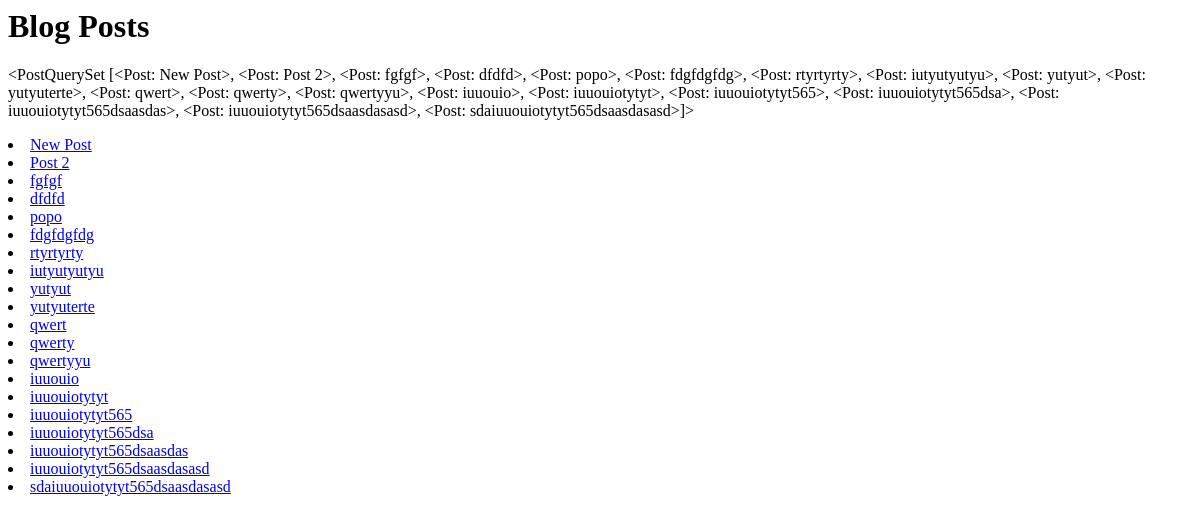
Before: /blog/posts/ (signed in) with the older database file.
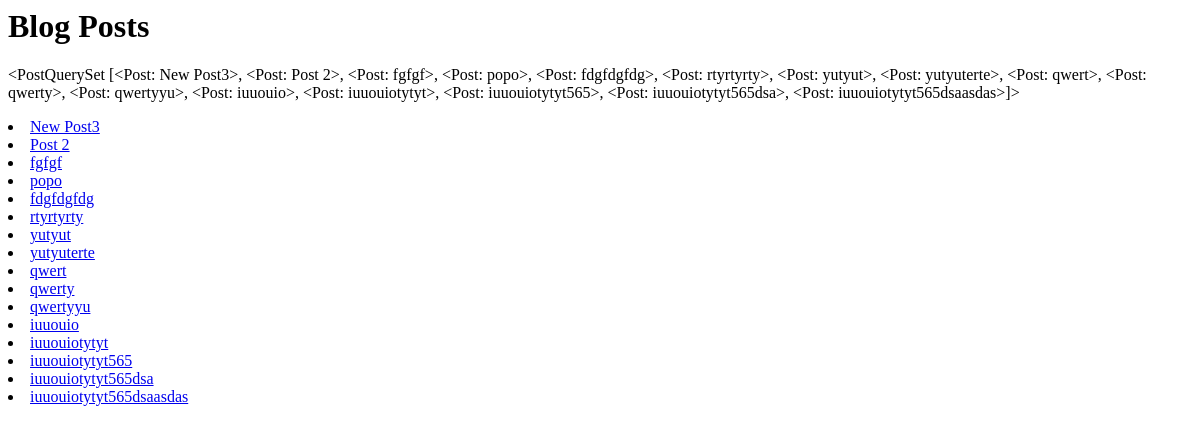
After: the same page with the newer database file.
### blog/models.py (models this page shows, shortened)
class Post(models.Model):
    id              = models.BigAutoField(primary_key=True)
    active          = models.BooleanField(default=True) #empty in the database
    title           = models.CharField(
                            max_length=240,
                            verbose_name='Post title',
                            unique=True,
                            error_messages={
                                "unique": "This title is not unique, please try again.",
                                "blank": "This field is not full, please try again."
                            },
                            help_text='Must be a unique title.')
    slug            = models.SlugField(null=True, blank=True)
    content         = models.TextField(null=True, blank=True)
    publish         = models.CharField(max_length=120, choices=PUBLISH_CHOICES, default='draft')
    view_count      = models.IntegerField(default=0)
    publish_date    = models.DateField(auto_now=False, auto_now_add=False, default=timezone.now)
    author_email    = models.EmailField(max_length=240, null=True, blank=True)
    updated         = models.DateTimeField(auto_now=True)
    timestamp       = models.DateTimeField(auto_now_add=True)
    objects = PostManager()
    other = PostManager()
    class Meta:
        verbose_name = 'Post'
        verbose_name_plural = 'Posts'
    def __str__(self): #python 3
        return smart_text(self.title)

### blog/views.py (the view)
# urls.py: path('posts/', post_list_view, name='post-list-view'),
@login_required(login_url='/login/')
def post_list_view(request):
    qs = Post.objects.all()
    print(qs)
    context = {
        'object_list': qs
    }
    if request.user.is_authenticated:
        template = 'blog/list_view.html'
        context = {
            'object_list': qs,
        }
    else:
        template = 'blog/list_view_public.html'
        raise Http404
    return render(request, template, context)

### blog/models.py (called while the page is built)
    def active(self):
        return self.filter(active=True)

    def get_queryset(self):
        return PostQuerySet(self.model, using=self._db)

    def all(self, *args, **kwargs):
        qs = self.get_queryset().active()
        return qs

### blog/templates/blog/list_view.html (shortened to what this page needs)
<h1>Blog Posts</h1>
<p>{{object_list}}</p>
{% for object in object_list %}
<li>
    <a href='/blog/{{object.id}}/'>{{object.title}}</a>
</li>
{% endfor %}

Changed rows visible on the page:
removed Post: title "dfdfd"
removed Post: title "iutyutyutyu"
removed Post: title "iuuouiotytyt565dsaasdasasd"
removed Post: title "sdaiuuouiotytyt565dsaasdasasd"
changed Post: title.title "<PostQuerySet [<Post: New Post>, <Post: Post 2>, <Post: fgfgf>, <Post: dfdfd>, <Post: popo>, <Post: fdgfdgfdg>, <Post: rtyrtyrty>, <Post: iutyutyutyu>, <Post: yutyut>, <Post: yutyuterte>, <Post: qwert>, <Post: qwerty>, <Post: qwertyyu>, <Post: iuuouio>, <Post: iuuouiotytyt>, <Post: iuuouiotytyt565>, <Post: iuuouiotytyt565dsa>, <Post: iuuouiotytyt565dsaasdas>, <Post: iuuouiotytyt565dsaasdasasd>, <Post: sdaiuuouiotytyt565dsaasdasasd>]>" → "<PostQuerySet [<Post: New Post3>, <Post: Post 2>, <Post: fgfgf>, <Post: popo>, <Post: fdgfdgfdg>, <Post: rtyrtyrty>, <Post: yutyut>, <Post: yutyuterte>, <Post: qwert>, <Post: qwerty>, <Post: qwertyyu>, <Post: iuuouio>, <Post: iuuouiotytyt>, <Post: iuuouiotytyt565>, <Post: iuuouiotytyt565dsa>, <Post: iuuouiotytyt565dsaasdas>]>"; title "New Post" → "New Post3"
